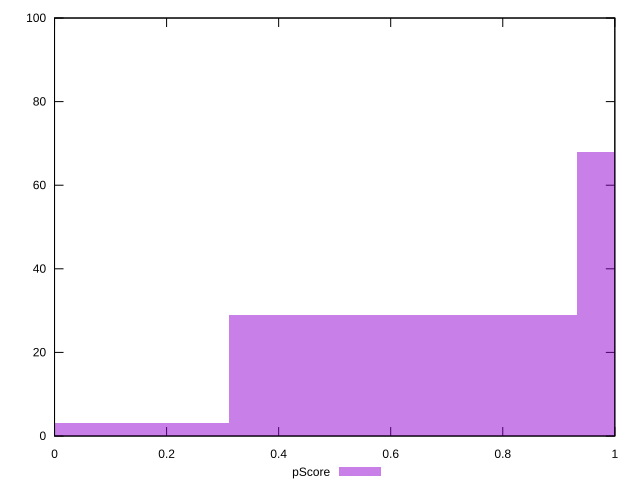

Write gnuplot code to recreate this figure.
reset

$pScore <<EOF
1.2439543102076078 68
0.6219771551038039 29
0 3
EOF

set key outside below
set boxwidth 0.6219771551038039
set xrange [0:1]
set yrange [0:100]
set trange [0:100]
set style fill transparent solid 0.5 noborder
set terminal svg size 640, 490 enhanced background rgb 'white'
set output "reprap/uses-rel-preload/samples/pages+cached+noexternal/pScore/histogram.svg"

plot $pScore title "pScore" with boxes

reset
